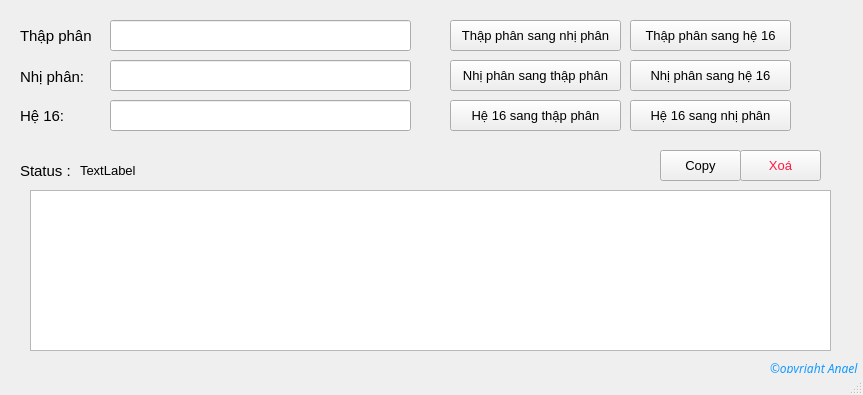
<?xml version="1.0" encoding="UTF-8"?>
<ui version="4.0">
 <class>MainWindow</class>
 <widget class="QMainWindow" name="MainWindow">
  <property name="geometry">
   <rect>
    <x>0</x>
    <y>0</y>
    <width>863</width>
    <height>395</height>
   </rect>
  </property>
  <property name="font">
   <font>
    <pointsize>9</pointsize>
   </font>
  </property>
  <property name="windowTitle">
   <string>MainWindow</string>
  </property>
  <property name="styleSheet">
   <string notr="true"/>
  </property>
  <widget class="QWidget" name="centralwidget">
   <widget class="QPushButton" name="decimal_to_binary_btn">
    <property name="geometry">
     <rect>
      <x>450</x>
      <y>20</y>
      <width>171</width>
      <height>31</height>
     </rect>
    </property>
    <property name="font">
     <font>
      <pointsize>10</pointsize>
     </font>
    </property>
    <property name="cursor">
     <cursorShape>PointingHandCursor</cursorShape>
    </property>
    <property name="text">
     <string>Thập phân sang nhị phân</string>
    </property>
   </widget>
   <widget class="QPushButton" name="binary_to_decimal_btn">
    <property name="geometry">
     <rect>
      <x>450</x>
      <y>60</y>
      <width>171</width>
      <height>31</height>
     </rect>
    </property>
    <property name="font">
     <font>
      <pointsize>10</pointsize>
     </font>
    </property>
    <property name="cursor">
     <cursorShape>PointingHandCursor</cursorShape>
    </property>
    <property name="text">
     <string>Nhị phân sang thập phân</string>
    </property>
   </widget>
   <widget class="QPushButton" name="binary_to_hex_btn">
    <property name="geometry">
     <rect>
      <x>630</x>
      <y>60</y>
      <width>161</width>
      <height>31</height>
     </rect>
    </property>
    <property name="font">
     <font>
      <pointsize>10</pointsize>
     </font>
    </property>
    <property name="cursor">
     <cursorShape>PointingHandCursor</cursorShape>
    </property>
    <property name="text">
     <string>Nhị phân sang hệ 16</string>
    </property>
   </widget>
   <widget class="QPushButton" name="decimal_to_hex_btn">
    <property name="geometry">
     <rect>
      <x>630</x>
      <y>20</y>
      <width>161</width>
      <height>31</height>
     </rect>
    </property>
    <property name="font">
     <font>
      <pointsize>10</pointsize>
     </font>
    </property>
    <property name="cursor">
     <cursorShape>PointingHandCursor</cursorShape>
    </property>
    <property name="text">
     <string>Thập phân sang hệ 16</string>
    </property>
   </widget>
   <widget class="QLabel" name="label">
    <property name="geometry">
     <rect>
      <x>20</x>
      <y>20</y>
      <width>71</width>
      <height>31</height>
     </rect>
    </property>
    <property name="font">
     <font>
      <pointsize>11</pointsize>
     </font>
    </property>
    <property name="text">
     <string>Thập phân:</string>
    </property>
   </widget>
   <widget class="QLabel" name="label_2">
    <property name="geometry">
     <rect>
      <x>20</x>
      <y>61</y>
      <width>71</width>
      <height>31</height>
     </rect>
    </property>
    <property name="font">
     <font>
      <pointsize>11</pointsize>
     </font>
    </property>
    <property name="text">
     <string>Nhị phân:</string>
    </property>
   </widget>
   <widget class="QLabel" name="label_3">
    <property name="geometry">
     <rect>
      <x>20</x>
      <y>100</y>
      <width>71</width>
      <height>31</height>
     </rect>
    </property>
    <property name="font">
     <font>
      <pointsize>11</pointsize>
     </font>
    </property>
    <property name="text">
     <string>Hệ 16:</string>
    </property>
   </widget>
   <widget class="QPushButton" name="hex_to_decimal_btn">
    <property name="geometry">
     <rect>
      <x>450</x>
      <y>100</y>
      <width>171</width>
      <height>31</height>
     </rect>
    </property>
    <property name="font">
     <font>
      <pointsize>10</pointsize>
     </font>
    </property>
    <property name="cursor">
     <cursorShape>PointingHandCursor</cursorShape>
    </property>
    <property name="text">
     <string>Hệ 16 sang thập phân</string>
    </property>
   </widget>
   <widget class="QPushButton" name="hex_to_binary_btn">
    <property name="geometry">
     <rect>
      <x>630</x>
      <y>100</y>
      <width>161</width>
      <height>31</height>
     </rect>
    </property>
    <property name="font">
     <font>
      <pointsize>10</pointsize>
     </font>
    </property>
    <property name="cursor">
     <cursorShape>PointingHandCursor</cursorShape>
    </property>
    <property name="text">
     <string>Hệ 16 sang nhị phân</string>
    </property>
   </widget>
   <widget class="QLineEdit" name="Decimal_value">
    <property name="geometry">
     <rect>
      <x>110</x>
      <y>20</y>
      <width>301</width>
      <height>31</height>
     </rect>
    </property>
    <property name="text">
     <string/>
    </property>
    <property name="maxLength">
     <number>999999999</number>
    </property>
   </widget>
   <widget class="QLineEdit" name="Binary_value">
    <property name="geometry">
     <rect>
      <x>110</x>
      <y>60</y>
      <width>301</width>
      <height>31</height>
     </rect>
    </property>
    <property name="maxLength">
     <number>999999999</number>
    </property>
   </widget>
   <widget class="QLineEdit" name="hex_value">
    <property name="geometry">
     <rect>
      <x>110</x>
      <y>100</y>
      <width>301</width>
      <height>31</height>
     </rect>
    </property>
    <property name="maxLength">
     <number>999999999</number>
    </property>
   </widget>
   <widget class="QLabel" name="label_4">
    <property name="geometry">
     <rect>
      <x>20</x>
      <y>161</y>
      <width>71</width>
      <height>20</height>
     </rect>
    </property>
    <property name="font">
     <font>
      <pointsize>11</pointsize>
     </font>
    </property>
    <property name="styleSheet">
     <string notr="true"/>
    </property>
    <property name="text">
     <string>Status : </string>
    </property>
   </widget>
   <widget class="QTextBrowser" name="result">
    <property name="geometry">
     <rect>
      <x>30</x>
      <y>190</y>
      <width>801</width>
      <height>161</height>
     </rect>
    </property>
    <property name="font">
     <font>
      <pointsize>10</pointsize>
     </font>
    </property>
    <property name="html">
     <string>&lt;!DOCTYPE HTML PUBLIC &quot;-//W3C//DTD HTML 4.0//EN&quot; &quot;http://www.w3.org/TR/REC-html40/strict.dtd&quot;&gt;
&lt;html&gt;&lt;head&gt;&lt;meta name=&quot;qrichtext&quot; content=&quot;1&quot; /&gt;&lt;style type=&quot;text/css&quot;&gt;
p, li { white-space: pre-wrap; }
&lt;/style&gt;&lt;/head&gt;&lt;body style=&quot; font-family:'MS Shell Dlg 2'; font-size:10pt; font-weight:400; font-style:normal;&quot;&gt;
&lt;p style=&quot;-qt-paragraph-type:empty; margin-top:0px; margin-bottom:0px; margin-left:0px; margin-right:0px; -qt-block-indent:0; text-indent:0px;&quot;&gt;&lt;br /&gt;&lt;/p&gt;&lt;/body&gt;&lt;/html&gt;</string>
    </property>
   </widget>
   <widget class="QPushButton" name="clear">
    <property name="geometry">
     <rect>
      <x>740</x>
      <y>150</y>
      <width>81</width>
      <height>31</height>
     </rect>
    </property>
    <property name="font">
     <font>
      <pointsize>10</pointsize>
      <weight>50</weight>
      <italic>false</italic>
      <bold>false</bold>
      <underline>false</underline>
      <strikeout>false</strikeout>
      <stylestrategy>PreferDefault</stylestrategy>
      <kerning>true</kerning>
     </font>
    </property>
    <property name="cursor">
     <cursorShape>PointingHandCursor</cursorShape>
    </property>
    <property name="styleSheet">
     <string notr="true">color: rgb(255, 24, 66);</string>
    </property>
    <property name="text">
     <string>Xoá</string>
    </property>
    <property name="checkable">
     <bool>false</bool>
    </property>
   </widget>
   <widget class="QPushButton" name="copy_btn">
    <property name="geometry">
     <rect>
      <x>660</x>
      <y>150</y>
      <width>81</width>
      <height>31</height>
     </rect>
    </property>
    <property name="font">
     <font>
      <pointsize>10</pointsize>
     </font>
    </property>
    <property name="cursor">
     <cursorShape>PointingHandCursor</cursorShape>
    </property>
    <property name="text">
     <string>Copy</string>
    </property>
   </widget>
   <widget class="QLabel" name="status">
    <property name="geometry">
     <rect>
      <x>80</x>
      <y>160</y>
      <width>331</width>
      <height>21</height>
     </rect>
    </property>
    <property name="font">
     <font>
      <pointsize>10</pointsize>
     </font>
    </property>
    <property name="text">
     <string>TextLabel</string>
    </property>
   </widget>
   <widget class="QLabel" name="label_5">
    <property name="geometry">
     <rect>
      <x>770</x>
      <y>360</y>
      <width>91</width>
      <height>16</height>
     </rect>
    </property>
    <property name="font">
     <font>
      <family>Eras Medium ITC</family>
     </font>
    </property>
    <property name="styleSheet">
     <string notr="true">color: rgb(20, 153, 255);</string>
    </property>
    <property name="text">
     <string>&lt;html&gt;&lt;head/&gt;&lt;body&gt;&lt;p&gt;&lt;span style=&quot; font-style:italic;&quot;&gt;©opyright Angel&lt;/span&gt;&lt;/p&gt;&lt;/body&gt;&lt;/html&gt;</string>
    </property>
   </widget>
  </widget>
  <widget class="QStatusBar" name="statusbar"/>
 </widget>
 <resources/>
 <connections/>
</ui>
